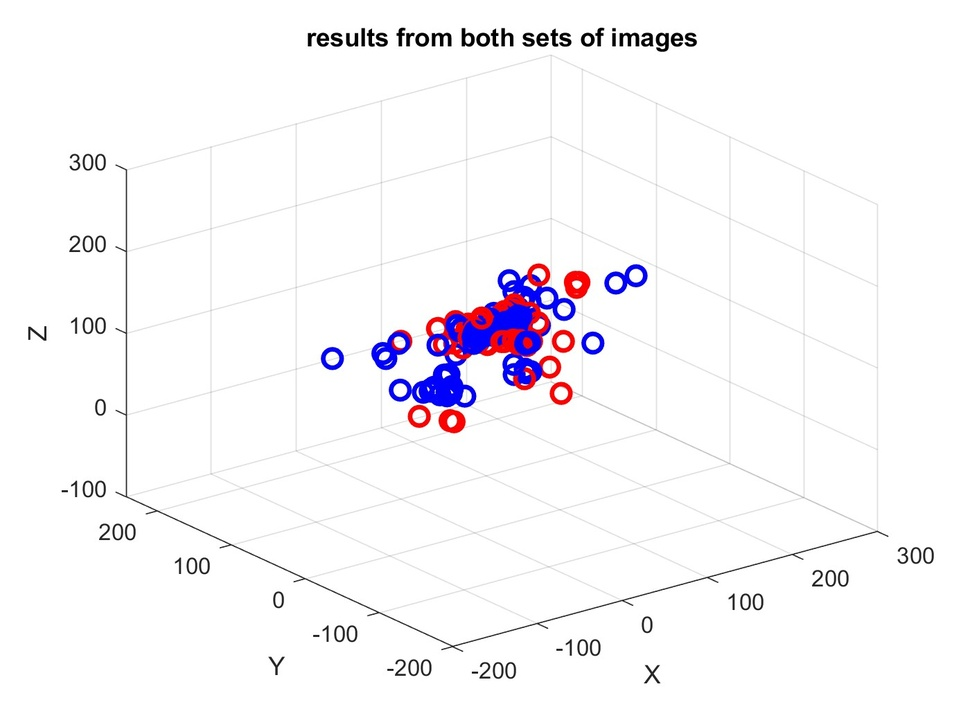
%> input picture horse_from_both_sets.jpg, 970 x 727 px, shrunk from 1400 x 1050 before the run
$ octave --eval "result = create_binary_mask('horse_from_both_sets.jpg');"   (GNU Octave 9; MATLAB toolbox functions it lacks are replaced by stand-ins)
%> lines starting %> are read from the running program, lines starting %| are printed output that depends on the picture; in (x1, y1, x2, y2) boxes, pixels count from 0 and x2, y2 are one past the last pixel; in counts of white or black regions, pixels touching at a corner belong together; the program's own positions count from 1
function mask = create_binary_mask(maskfilename)
%> called with maskfilename = 'horse_from_both_sets.jpg'
    % create binary mask from mask file
    mask = rgb2gray(imread(maskfilename));
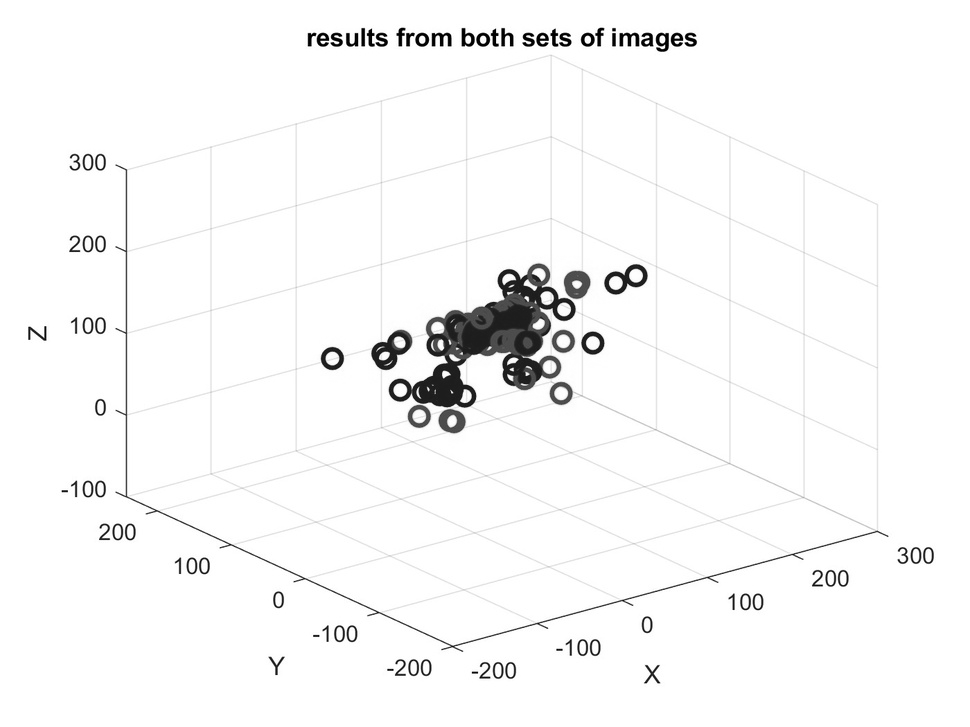
%> mask: size 727x970 uint8; min 0, max 255, mean 247.7
    mask = mask>0;
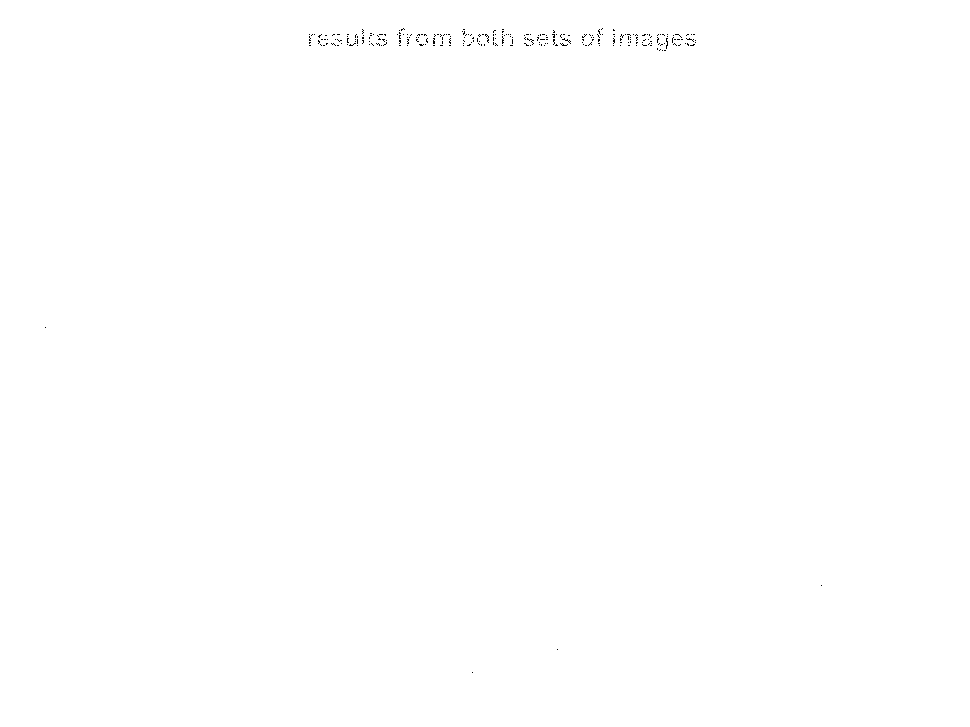
%> mask: size 727x970 logical; 99.9% white; black in thin lines or dots, all inside (x1, y1, x2, y2) = (45, 28, 822, 673)
end

$ run again, on horse_from_set2.jpg
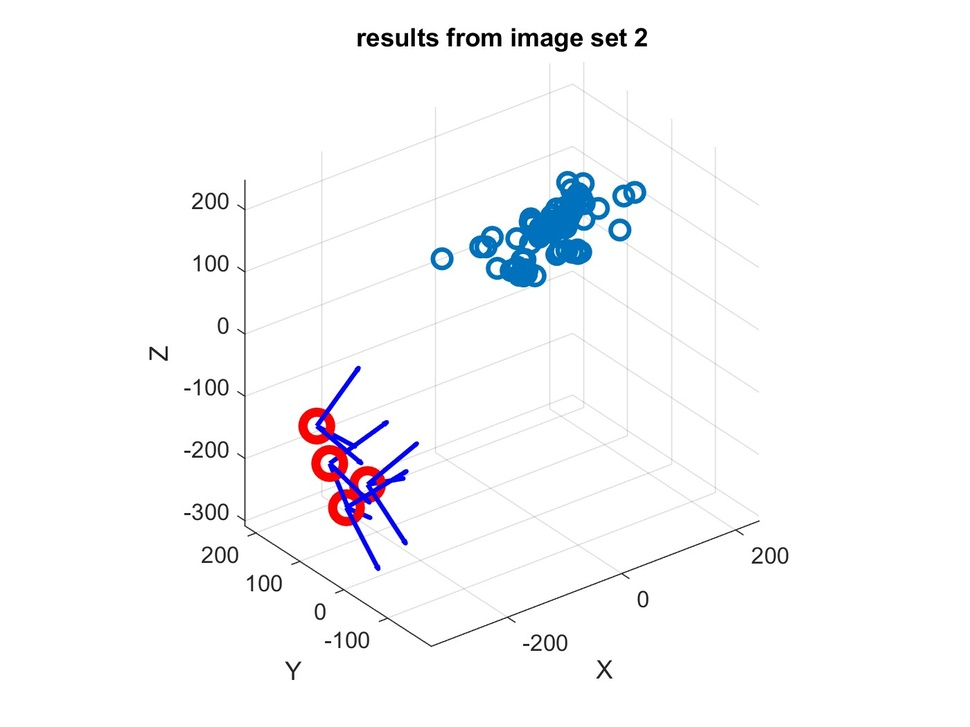
%> input picture horse_from_set2.jpg, 970 x 727 px, shrunk from 1400 x 1050 before the run
%> in create_binary_mask, `mask = rgb2gray(imread(maskfilename));`:
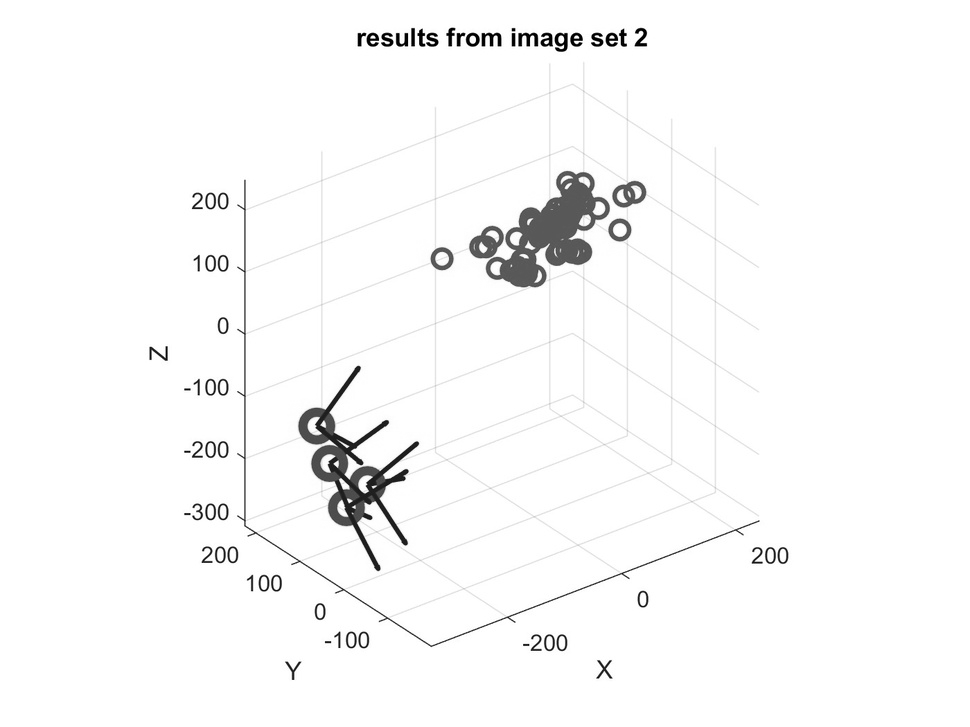
%> mask: size 727x970 uint8; min 0, max 255, mean 249.1
%> in create_binary_mask, `mask = mask>0;`:
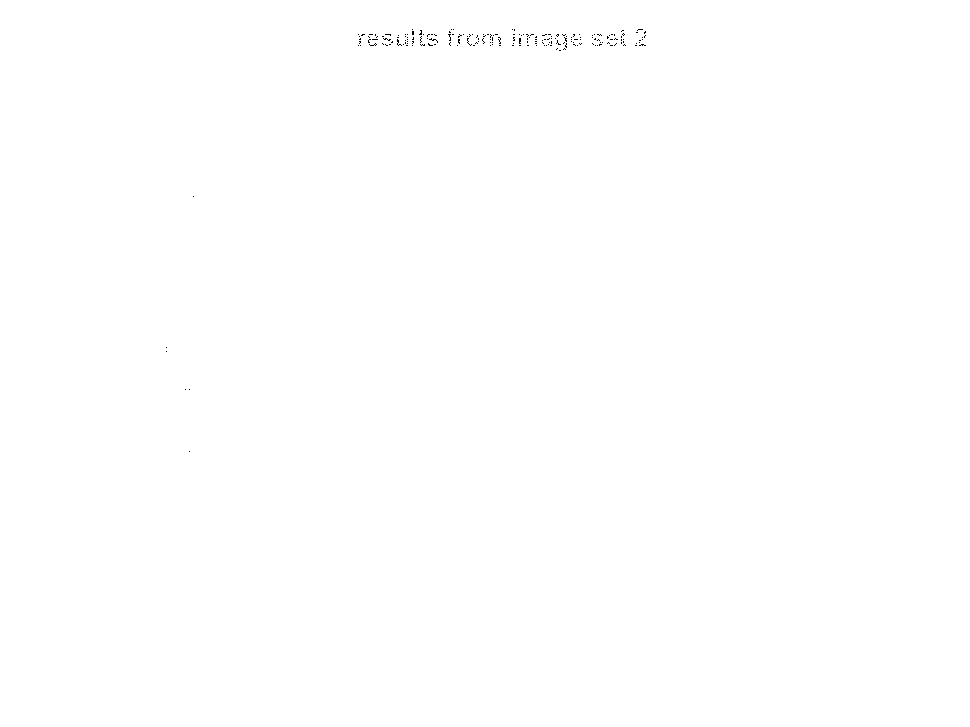
%> mask: size 727x970 logical; 99.9% white; black in thin lines or dots, all inside (x1, y1, x2, y2) = (166, 29, 646, 452)
